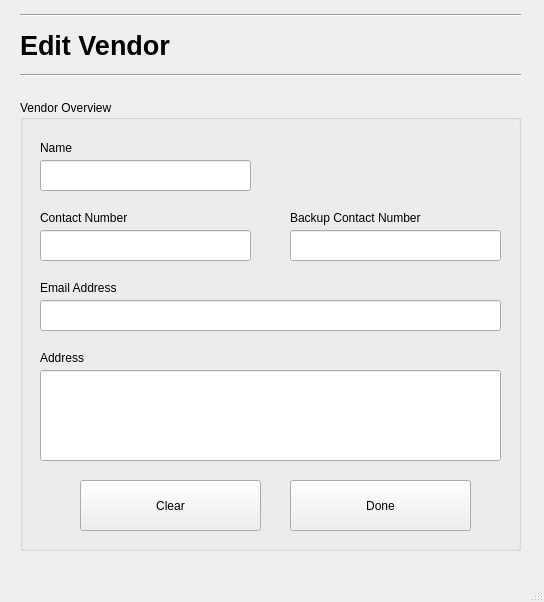
<?xml version="1.0" encoding="UTF-8"?>
<ui version="4.0">
 <class>MainWindow</class>
 <widget class="QMainWindow" name="MainWindow">
  <property name="geometry">
   <rect>
    <x>0</x>
    <y>0</y>
    <width>544</width>
    <height>602</height>
   </rect>
  </property>
  <property name="windowTitle">
   <string>MainWindow</string>
  </property>
  <widget class="QWidget" name="centralwidget">
   <widget class="QLabel" name="label">
    <property name="geometry">
     <rect>
      <x>20</x>
      <y>20</y>
      <width>251</width>
      <height>51</height>
     </rect>
    </property>
    <property name="font">
     <font>
      <pointsize>20</pointsize>
      <weight>75</weight>
      <bold>true</bold>
     </font>
    </property>
    <property name="text">
     <string>Edit Vendor</string>
    </property>
   </widget>
   <widget class="Line" name="line">
    <property name="geometry">
     <rect>
      <x>20</x>
      <y>60</y>
      <width>501</width>
      <height>31</height>
     </rect>
    </property>
    <property name="font">
     <font>
      <pointsize>20</pointsize>
      <weight>75</weight>
      <bold>true</bold>
     </font>
    </property>
    <property name="orientation">
     <enum>Qt::Horizontal</enum>
    </property>
   </widget>
   <widget class="QGroupBox" name="groupBox">
    <property name="geometry">
     <rect>
      <x>20</x>
      <y>100</y>
      <width>501</width>
      <height>451</height>
     </rect>
    </property>
    <property name="title">
     <string>Vendor Overview</string>
    </property>
    <widget class="QLabel" name="label_2">
     <property name="geometry">
      <rect>
       <x>20</x>
       <y>40</y>
       <width>91</width>
       <height>16</height>
      </rect>
     </property>
     <property name="text">
      <string>Name</string>
     </property>
    </widget>
    <widget class="QLabel" name="label_3">
     <property name="geometry">
      <rect>
       <x>20</x>
       <y>180</y>
       <width>111</width>
       <height>16</height>
      </rect>
     </property>
     <property name="text">
      <string>Email Address</string>
     </property>
    </widget>
    <widget class="QLabel" name="label_7">
     <property name="geometry">
      <rect>
       <x>20</x>
       <y>110</y>
       <width>111</width>
       <height>16</height>
      </rect>
     </property>
     <property name="text">
      <string>Contact Number</string>
     </property>
    </widget>
    <widget class="QLineEdit" name="lineEdit">
     <property name="geometry">
      <rect>
       <x>20</x>
       <y>60</y>
       <width>211</width>
       <height>31</height>
      </rect>
     </property>
    </widget>
    <widget class="QLineEdit" name="lineEdit_8">
     <property name="geometry">
      <rect>
       <x>20</x>
       <y>200</y>
       <width>461</width>
       <height>31</height>
      </rect>
     </property>
    </widget>
    <widget class="QLabel" name="label_8">
     <property name="geometry">
      <rect>
       <x>270</x>
       <y>110</y>
       <width>141</width>
       <height>16</height>
      </rect>
     </property>
     <property name="text">
      <string>Backup Contact Number</string>
     </property>
    </widget>
    <widget class="QLineEdit" name="lineEdit_2">
     <property name="geometry">
      <rect>
       <x>270</x>
       <y>130</y>
       <width>211</width>
       <height>31</height>
      </rect>
     </property>
    </widget>
    <widget class="QLineEdit" name="lineEdit_4">
     <property name="geometry">
      <rect>
       <x>20</x>
       <y>130</y>
       <width>211</width>
       <height>31</height>
      </rect>
     </property>
    </widget>
    <widget class="QLineEdit" name="lineEdit_15">
     <property name="geometry">
      <rect>
       <x>20</x>
       <y>270</y>
       <width>461</width>
       <height>91</height>
      </rect>
     </property>
    </widget>
    <widget class="QLabel" name="label_18">
     <property name="geometry">
      <rect>
       <x>20</x>
       <y>250</y>
       <width>151</width>
       <height>16</height>
      </rect>
     </property>
     <property name="text">
      <string>Address</string>
     </property>
    </widget>
    <widget class="QPushButton" name="pushButton_2">
     <property name="geometry">
      <rect>
       <x>60</x>
       <y>380</y>
       <width>181</width>
       <height>51</height>
      </rect>
     </property>
     <property name="text">
      <string>Clear</string>
     </property>
    </widget>
   </widget>
   <widget class="Line" name="line_2">
    <property name="geometry">
     <rect>
      <x>20</x>
      <y>0</y>
      <width>501</width>
      <height>31</height>
     </rect>
    </property>
    <property name="font">
     <font>
      <pointsize>20</pointsize>
      <weight>75</weight>
      <bold>true</bold>
     </font>
    </property>
    <property name="orientation">
     <enum>Qt::Horizontal</enum>
    </property>
   </widget>
   <widget class="QPushButton" name="pushButton">
    <property name="geometry">
     <rect>
      <x>290</x>
      <y>480</y>
      <width>181</width>
      <height>51</height>
     </rect>
    </property>
    <property name="text">
     <string>Done</string>
    </property>
   </widget>
  </widget>
  <widget class="QMenuBar" name="menubar">
   <property name="geometry">
    <rect>
     <x>0</x>
     <y>0</y>
     <width>544</width>
     <height>21</height>
    </rect>
   </property>
  </widget>
  <widget class="QStatusBar" name="statusbar"/>
 </widget>
 <resources/>
 <connections/>
</ui>
